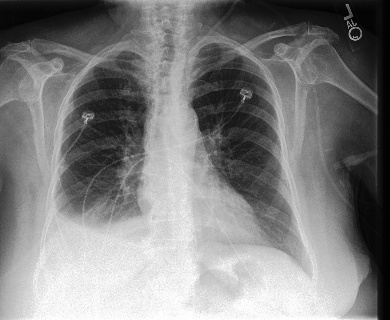
#> input picture deploy/assets/sample_xray.jpg, 390 x 320 px
$ python -i canny_edge.py   (imports and definitions only)
#> lines starting #> are read from the running program, lines starting #| are printed output that depends on the picture
#> further down, picture is the input picture: PIL image 390x320 L; min 0, max 255, mean 128.4
"""
Canny Edge Detection — shape-bias transform.

Extracts only the edges and contours of structures in the image, discarding
all texture and intensity information. A model trained on these images must
learn to classify from pure shape/contour features alone.

Thresholds are set automatically per image using the median pixel intensity
(the same sigma=0.33 heuristic used in the original CheXpert shape-bias work).
"""

import cv2
import numpy as np
from PIL import Image

TARGET_SIZE = (224, 224)


def apply(img: Image.Image) -> Image.Image:
    """
    Apply Canny edge detection to a PIL image.

    Args:
        img: Input image (any mode).

    Returns:
        Grayscale (mode 'L') binary edge map at TARGET_SIZE.
        White pixels are edges; background is black.
    """
    pil = img.convert("L")
    if pil.size != TARGET_SIZE:
        pil = pil.resize(TARGET_SIZE, Image.BILINEAR)
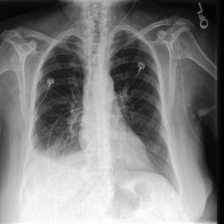
#> pil: PIL image 224x224 L; min 0, max 255, mean 128.4
    gray = np.array(pil)

    # Auto-threshold: lo = 0.77 * median, hi = 1.33 * median
    median = np.median(gray)
#> median = 128
    lo = max(int(0.77 * median), 0)
#> lo = 98
    hi = min(int(1.33 * median), 255)
#> hi = 170

    edges = cv2.Canny(gray, lo, hi)
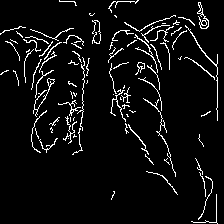
#> edges: shape (224, 224); 5.8% white in thin lines or dots
    return Image.fromarray(edges)

>>> from PIL import Image
>>> picture = Image.open('../../../deploy/assets/sample_xray.jpg')
>>> result = apply(picture)
